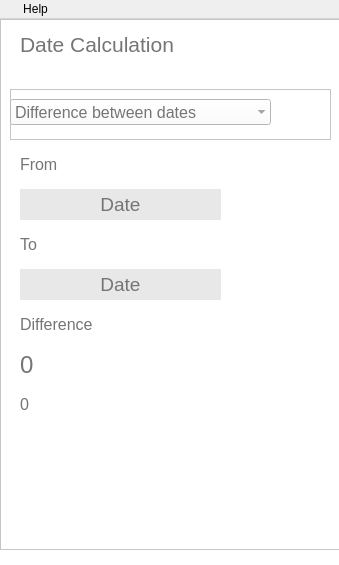
<?xml version="1.0" encoding="UTF-8"?>
<ui version="4.0">
 <class>MainWindow</class>
 <widget class="QMainWindow" name="MainWindow">
  <property name="geometry">
   <rect>
    <x>0</x>
    <y>0</y>
    <width>339</width>
    <height>565</height>
   </rect>
  </property>
  <property name="minimumSize">
   <size>
    <width>339</width>
    <height>565</height>
   </size>
  </property>
  <property name="maximumSize">
   <size>
    <width>339</width>
    <height>565</height>
   </size>
  </property>
  <property name="sizeIncrement">
   <size>
    <width>0</width>
    <height>1</height>
   </size>
  </property>
  <property name="windowTitle">
   <string>Calculator</string>
  </property>
  <property name="windowIcon">
   <iconset>
    <normaloff>../images/logo.png</normaloff>../images/logo.png</iconset>
  </property>
  <property name="toolTipDuration">
   <number>-1</number>
  </property>
  <property name="layoutDirection">
   <enum>Qt::LeftToRight</enum>
  </property>
  <property name="autoFillBackground">
   <bool>false</bool>
  </property>
  <property name="styleSheet">
   <string notr="true"/>
  </property>
  <widget class="QWidget" name="centralwidget">
   <property name="styleSheet">
    <string notr="true">background-color: rgb(255, 255, 255);</string>
   </property>
   <widget class="QFrame" name="frame">
    <property name="geometry">
     <rect>
      <x>0</x>
      <y>0</y>
      <width>341</width>
      <height>531</height>
     </rect>
    </property>
    <property name="styleSheet">
     <string notr="true"/>
    </property>
    <property name="frameShape">
     <enum>QFrame::StyledPanel</enum>
    </property>
    <property name="frameShadow">
     <enum>QFrame::Raised</enum>
    </property>
    <widget class="QFrame" name="frame_calculations_display">
     <property name="geometry">
      <rect>
       <x>10</x>
       <y>70</y>
       <width>321</width>
       <height>51</height>
      </rect>
     </property>
     <property name="styleSheet">
      <string notr="true">color: rgb(117, 117, 117);
selection-background-color: rgb(116, 116, 116);</string>
     </property>
     <property name="frameShape">
      <enum>QFrame::StyledPanel</enum>
     </property>
     <property name="frameShadow">
      <enum>QFrame::Raised</enum>
     </property>
     <widget class="QComboBox" name="dc_comboBox">
      <property name="geometry">
       <rect>
        <x>0</x>
        <y>10</y>
        <width>261</width>
        <height>26</height>
       </rect>
      </property>
      <property name="font">
       <font>
        <pointsize>12</pointsize>
       </font>
      </property>
      <property name="styleSheet">
       <string notr="true">color: rgb(117, 117, 117);
selection-background-color: rgb(116, 116, 116);</string>
      </property>
      <property name="frame">
       <bool>false</bool>
      </property>
      <item>
       <property name="text">
        <string>Difference between dates</string>
       </property>
      </item>
      <item>
       <property name="text">
        <string>Add or Subtract Days</string>
       </property>
      </item>
     </widget>
    </widget>
    <widget class="QLabel" name="label">
     <property name="geometry">
      <rect>
       <x>20</x>
       <y>10</y>
       <width>311</width>
       <height>31</height>
      </rect>
     </property>
     <property name="font">
      <font>
       <pointsize>16</pointsize>
      </font>
     </property>
     <property name="styleSheet">
      <string notr="true">color: rgb(117, 117, 117);</string>
     </property>
     <property name="text">
      <string>Date Calculation</string>
     </property>
    </widget>
    <widget class="QLabel" name="dc_from">
     <property name="geometry">
      <rect>
       <x>20</x>
       <y>130</y>
       <width>71</width>
       <height>31</height>
      </rect>
     </property>
     <property name="font">
      <font>
       <pointsize>12</pointsize>
      </font>
     </property>
     <property name="styleSheet">
      <string notr="true">color: rgb(117, 117, 117);</string>
     </property>
     <property name="text">
      <string>From</string>
     </property>
    </widget>
    <widget class="QLabel" name="dc_diff_val">
     <property name="geometry">
      <rect>
       <x>20</x>
       <y>330</y>
       <width>301</width>
       <height>31</height>
      </rect>
     </property>
     <property name="font">
      <font>
       <pointsize>18</pointsize>
      </font>
     </property>
     <property name="styleSheet">
      <string notr="true">color: rgb(117, 117, 117);</string>
     </property>
     <property name="text">
      <string>0</string>
     </property>
    </widget>
    <widget class="QLabel" name="dc_to">
     <property name="geometry">
      <rect>
       <x>20</x>
       <y>210</y>
       <width>71</width>
       <height>31</height>
      </rect>
     </property>
     <property name="font">
      <font>
       <pointsize>12</pointsize>
      </font>
     </property>
     <property name="styleSheet">
      <string notr="true">color: rgb(117, 117, 117);</string>
     </property>
     <property name="text">
      <string>To</string>
     </property>
    </widget>
    <widget class="QLabel" name="dc_diff">
     <property name="geometry">
      <rect>
       <x>20</x>
       <y>290</y>
       <width>121</width>
       <height>31</height>
      </rect>
     </property>
     <property name="font">
      <font>
       <pointsize>12</pointsize>
      </font>
     </property>
     <property name="styleSheet">
      <string notr="true">color: rgb(117, 117, 117);</string>
     </property>
     <property name="text">
      <string>Difference</string>
     </property>
    </widget>
    <widget class="QPushButton" name="dc_from_date_btn">
     <property name="enabled">
      <bool>true</bool>
     </property>
     <property name="geometry">
      <rect>
       <x>20</x>
       <y>170</y>
       <width>201</width>
       <height>31</height>
      </rect>
     </property>
     <property name="font">
      <font>
       <pointsize>14</pointsize>
      </font>
     </property>
     <property name="styleSheet">
      <string notr="true">color: rgb(117, 117, 117);
border-radius: 50px;
background-color: rgb(232, 232, 232);
</string>
     </property>
     <property name="text">
      <string>Date</string>
     </property>
     <property name="icon">
      <iconset>
       <normaloff>../images/calendar.png</normaloff>../images/calendar.png</iconset>
     </property>
     <property name="autoRepeat">
      <bool>false</bool>
     </property>
     <property name="autoDefault">
      <bool>false</bool>
     </property>
     <property name="default">
      <bool>false</bool>
     </property>
     <property name="flat">
      <bool>false</bool>
     </property>
    </widget>
    <widget class="QPushButton" name="dc_to_date_btn">
     <property name="enabled">
      <bool>true</bool>
     </property>
     <property name="geometry">
      <rect>
       <x>20</x>
       <y>250</y>
       <width>201</width>
       <height>31</height>
      </rect>
     </property>
     <property name="font">
      <font>
       <pointsize>14</pointsize>
      </font>
     </property>
     <property name="styleSheet">
      <string notr="true">color: rgb(117, 117, 117);
border-radius: 50px;
background-color: rgb(232, 232, 232);
</string>
     </property>
     <property name="text">
      <string>Date</string>
     </property>
     <property name="icon">
      <iconset>
       <normaloff>../images/calendar.png</normaloff>../images/calendar.png</iconset>
     </property>
     <property name="autoRepeat">
      <bool>false</bool>
     </property>
     <property name="default">
      <bool>false</bool>
     </property>
     <property name="flat">
      <bool>true</bool>
     </property>
    </widget>
    <widget class="QLabel" name="dc_diff_val_2">
     <property name="geometry">
      <rect>
       <x>20</x>
       <y>370</y>
       <width>301</width>
       <height>31</height>
      </rect>
     </property>
     <property name="font">
      <font>
       <pointsize>12</pointsize>
      </font>
     </property>
     <property name="styleSheet">
      <string notr="true">color: rgb(117, 117, 117);</string>
     </property>
     <property name="text">
      <string>0</string>
     </property>
    </widget>
   </widget>
  </widget>
  <widget class="QMenuBar" name="menuBar">
   <property name="geometry">
    <rect>
     <x>0</x>
     <y>0</y>
     <width>339</width>
     <height>26</height>
    </rect>
   </property>
   <widget class="QMenu" name="menuOption">
    <property name="styleSheet">
     <string notr="true"/>
    </property>
    <property name="title">
     <string/>
    </property>
    <property name="icon">
     <iconset>
      <normaloff>../images/text.png</normaloff>../images/text.png</iconset>
    </property>
    <widget class="QMenu" name="menuCalculator">
     <property name="title">
      <string>Calculator</string>
     </property>
     <property name="icon">
      <iconset>
       <normaloff>../images/calculator(3).png</normaloff>../images/calculator(3).png</iconset>
     </property>
     <addaction name="actionStandard"/>
     <addaction name="actionScientific"/>
     <addaction name="actionProgrammer"/>
     <addaction name="actionDate_Calculation"/>
    </widget>
    <widget class="QMenu" name="menuConverter">
     <property name="title">
      <string>Converter</string>
     </property>
     <property name="icon">
      <iconset>
       <normaloff>../images/recycle.png</normaloff>../images/recycle.png</iconset>
     </property>
     <addaction name="actionVolume"/>
     <addaction name="actionLength"/>
     <addaction name="actionWeight_and_Mass"/>
     <addaction name="actionTemperature"/>
     <addaction name="actionEnergy"/>
     <addaction name="actionArea"/>
     <addaction name="actionSpeed"/>
     <addaction name="actionTime"/>
     <addaction name="actionPower"/>
     <addaction name="actionData"/>
     <addaction name="actionPressure"/>
     <addaction name="actionAngle"/>
    </widget>
    <addaction name="menuCalculator"/>
    <addaction name="menuConverter"/>
    <addaction name="separator"/>
    <addaction name="actionExit"/>
   </widget>
   <widget class="QMenu" name="menuHelp">
    <property name="title">
     <string>Help</string>
    </property>
   </widget>
   <addaction name="menuOption"/>
   <addaction name="menuHelp"/>
  </widget>
  <action name="actionDark">
   <property name="text">
    <string>Dark</string>
   </property>
  </action>
  <action name="actionLight">
   <property name="text">
    <string>Light</string>
   </property>
  </action>
  <action name="actionSetting">
   <property name="text">
    <string>Setting</string>
   </property>
  </action>
  <action name="actionExit">
   <property name="icon">
    <iconset>
     <normaloff>../images/logout.png</normaloff>../images/logout.png</iconset>
   </property>
   <property name="text">
    <string>Exit</string>
   </property>
  </action>
  <action name="actionStandard">
   <property name="icon">
    <iconset>
     <normaloff>../images/calculator.png</normaloff>../images/calculator.png</iconset>
   </property>
   <property name="text">
    <string>Standard</string>
   </property>
  </action>
  <action name="actionScientific">
   <property name="icon">
    <iconset>
     <normaloff>../images/microscope.png</normaloff>../images/microscope.png</iconset>
   </property>
   <property name="text">
    <string>Scientific</string>
   </property>
  </action>
  <action name="actionProgrammer">
   <property name="icon">
    <iconset>
     <normaloff>../images/code.png</normaloff>../images/code.png</iconset>
   </property>
   <property name="text">
    <string>Programmer</string>
   </property>
  </action>
  <action name="actionDate_Calculation">
   <property name="icon">
    <iconset>
     <normaloff>../images/calendar.png</normaloff>../images/calendar.png</iconset>
   </property>
   <property name="text">
    <string>Date Calculation</string>
   </property>
  </action>
  <action name="actionCurrency">
   <property name="icon">
    <iconset>
     <normaloff>../images/money.png</normaloff>../images/money.png</iconset>
   </property>
   <property name="text">
    <string>Currency</string>
   </property>
  </action>
  <action name="actionVolume">
   <property name="icon">
    <iconset>
     <normaloff>../images/shapes.png</normaloff>../images/shapes.png</iconset>
   </property>
   <property name="text">
    <string>Volume</string>
   </property>
  </action>
  <action name="actionLength">
   <property name="icon">
    <iconset>
     <normaloff>../images/ruler.png</normaloff>../images/ruler.png</iconset>
   </property>
   <property name="text">
    <string>Length</string>
   </property>
  </action>
  <action name="actionWeight_and_Mass">
   <property name="icon">
    <iconset>
     <normaloff>../images/weighing-scale.png</normaloff>../images/weighing-scale.png</iconset>
   </property>
   <property name="text">
    <string>Weight and Mass</string>
   </property>
  </action>
  <action name="actionTemperature">
   <property name="icon">
    <iconset>
     <normaloff>../images/temperature.png</normaloff>../images/temperature.png</iconset>
   </property>
   <property name="text">
    <string>Temperature</string>
   </property>
  </action>
  <action name="actionEnergy">
   <property name="icon">
    <iconset>
     <normaloff>../images/fire.png</normaloff>../images/fire.png</iconset>
   </property>
   <property name="text">
    <string>Energy</string>
   </property>
  </action>
  <action name="actionArea">
   <property name="icon">
    <iconset>
     <normaloff>../images/area.png</normaloff>../images/area.png</iconset>
   </property>
   <property name="text">
    <string>Area</string>
   </property>
  </action>
  <action name="actionSpeed">
   <property name="icon">
    <iconset>
     <normaloff>../images/fast.png</normaloff>../images/fast.png</iconset>
   </property>
   <property name="text">
    <string>Speed</string>
   </property>
  </action>
  <action name="actionTime">
   <property name="icon">
    <iconset>
     <normaloff>../images/clock.png</normaloff>../images/clock.png</iconset>
   </property>
   <property name="text">
    <string>Time</string>
   </property>
  </action>
  <action name="actionPower">
   <property name="icon">
    <iconset>
     <normaloff>../images/energy.png</normaloff>../images/energy.png</iconset>
   </property>
   <property name="text">
    <string>Power</string>
   </property>
  </action>
  <action name="actionData">
   <property name="icon">
    <iconset>
     <normaloff>../images/statistics.png</normaloff>../images/statistics.png</iconset>
   </property>
   <property name="text">
    <string>Data</string>
   </property>
  </action>
  <action name="actionPressure">
   <property name="icon">
    <iconset>
     <normaloff>../images/indicator.png</normaloff>../images/indicator.png</iconset>
   </property>
   <property name="text">
    <string>Pressure</string>
   </property>
  </action>
  <action name="actionAngle">
   <property name="icon">
    <iconset>
     <normaloff>../images/angle.png</normaloff>../images/angle.png</iconset>
   </property>
   <property name="text">
    <string>Angle</string>
   </property>
  </action>
  <action name="actionHelp">
   <property name="text">
    <string>Help</string>
   </property>
  </action>
  <action name="actionDark_">
   <property name="text">
    <string>Dark</string>
   </property>
  </action>
  <action name="actionLight_">
   <property name="text">
    <string>Light</string>
   </property>
  </action>
 </widget>
 <resources/>
 <connections/>
</ui>
